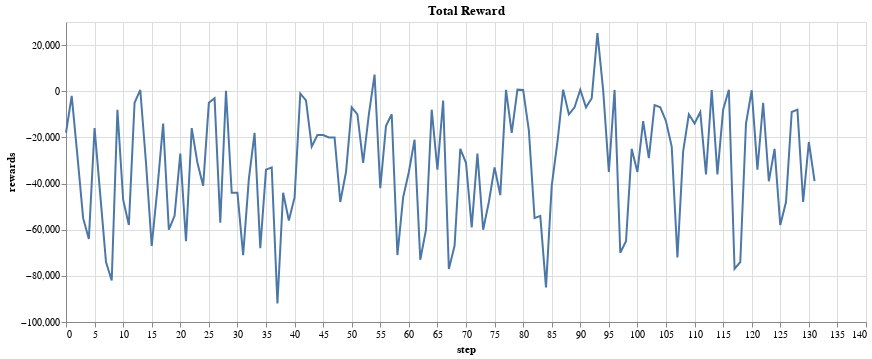

The notebook cell this image was saved under:
### Code cell
#load json file
with open(f'{expirment_dir}/train/reward_dict.json') as f:
    train_values_reward = json.load(f)
train_values.keys()
# sum each 28 rewards to get the total reward per episode
rewards_df = pd.DataFrame(train_values_reward['total'], columns=['rewards'])
rewards_df = rewards_df.reset_index()
rewards_df.rename(columns={'index': 'step'}, inplace=True)
rewards_df['episode'] = rewards_df['step'] 
rewards_df = rewards_df.groupby('episode').sum().reset_index()
rewards_df['episode'] = rewards_df['episode'] + 1

rewards_df
# rewards_total_df = rewards_total_df[rewards_total_df['total_reward'] < 100]
alt.Chart(rewards_df).mark_line().encode(
    x='step',
    y='rewards',
    
).properties(
    title=' Total Reward',
    width=800,
)

### Figure 1 — Vega-Lite specification as saved in the notebook (floating-point values rounded to 4 significant figures; data arrays with more than 128 entries replaced by an {"elided": "..."} marker saying what was removed)
{"config": {"view": {"continuousWidth": 300, "continuousHeight": 300}}, "data": {"name": "data-204bc7bdedd021db8d3c09aa70293f1c"}, "mark": {"type": "line"}, "encoding": {"x": {"field": "step", "type": "quantitative"}, "y": {"field": "rewards", "type": "quantitative"}}, "title": " Total Reward", "width": 800, "$schema": "https://vega.github.io/schema/vega-lite/v5.8.0.json", "datasets": {"data-204bc7bdedd021db8d3c09aa70293f1c": {"elided": "132 records"}}}
